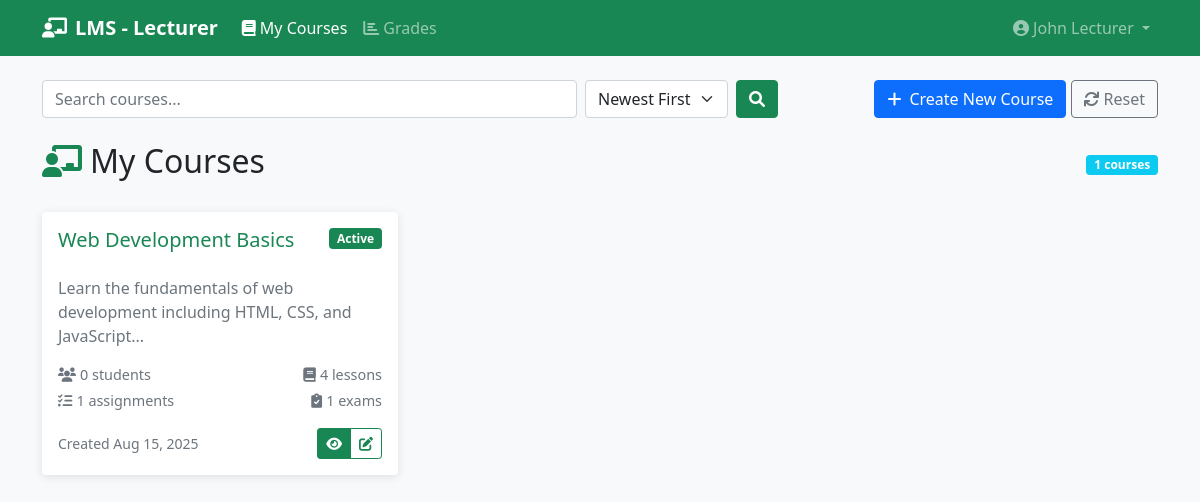
Page /lecturer/dashboard.php (signed in) on the committed database.
### tables this page shows
CREATE TABLE users (
    id INT AUTO_INCREMENT PRIMARY KEY,
    username VARCHAR(50) UNIQUE NOT NULL,
    email VARCHAR(100) UNIQUE NOT NULL,
    password VARCHAR(255) NOT NULL,
    full_name VARCHAR(100) NOT NULL,
    role ENUM('student', 'lecturer', 'admin') NOT NULL,
    avatar VARCHAR(255) DEFAULT 'default-avatar.png',
    created_at TIMESTAMP DEFAULT CURRENT_TIMESTAMP,
    updated_at TIMESTAMP DEFAULT CURRENT_TIMESTAMP ON UPDATE CURRENT_TIMESTAMP
);

CREATE TABLE courses (
    id INT AUTO_INCREMENT PRIMARY KEY,
    title VARCHAR(200) NOT NULL,
    description TEXT NOT NULL,
    lecturer_id INT NOT NULL,
    thumbnail VARCHAR(255) DEFAULT 'default-course.jpg',
    status ENUM('active', 'inactive') DEFAULT 'active',
    created_at TIMESTAMP DEFAULT CURRENT_TIMESTAMP,
    updated_at TIMESTAMP DEFAULT CURRENT_TIMESTAMP ON UPDATE CURRENT_TIMESTAMP,
    FOREIGN KEY (lecturer_id) REFERENCES users(id) ON DELETE CASCADE
);

### config/config.php (called while the page is built, shortened)
<?php
try {
    $pdo = new PDO("mysql:host=" . DB_HOST . ";dbname=" . DB_NAME, DB_USERNAME, DB_PASSWORD);
    $pdo->setAttribute(PDO::ATTR_ERRMODE, PDO::ERRMODE_EXCEPTION);
    $pdo->setAttribute(PDO::ATTR_DEFAULT_FETCH_MODE, PDO::FETCH_ASSOC);
} catch(PDOException $e) {
    die("Connection failed: " . $e->getMessage());
}
function isLoggedIn() {
    return isset($_SESSION['user_id']);
}
function getCurrentUser() {
    global $pdo;
    $stmt = $pdo->prepare("SELECT * FROM users WHERE id = ?");
    $stmt->execute([$_SESSION['user_id']]);
    return $stmt->fetch();
}
function formatDate($date) {
    return date('M d, Y', strtotime($date));
}
?>

### lecturer/dashboard.php (the view, shortened to what this page needs)
<?php
require_once '../config/config.php';
$user = getCurrentUser();
$stmt = $pdo->prepare("
    SELECT c.*,
           (SELECT COUNT(*) FROM enrollments WHERE course_id = c.id) as student_count,
           (SELECT COUNT(*) FROM materials WHERE course_id = c.id) as lesson_count,
           (SELECT COUNT(*) FROM materials WHERE course_id = c.id AND material_type = 'assignment') as assignment_count,
           (SELECT COUNT(*) FROM materials WHERE course_id = c.id AND material_type = 'exam') as exam_count
    FROM courses c
    WHERE c.lecturer_id = ?
    ORDER BY c.created_at DESC
");
$stmt->execute([$user['id']]);
$courses = $stmt->fetchAll();
$search = isset($_GET['search']) ? trim($_GET['search']) : '';
$sort = isset($_GET['sort']) ? $_GET['sort'] : 'newest';
?>
<!DOCTYPE html>
<html lang="en">
<head>
    <link href="https://cdn.jsdelivr.net/npm/bootstrap@5.1.3/dist/css/bootstrap.min.css" rel="stylesheet">
    <link href="https://cdnjs.cloudflare.com/ajax/libs/font-awesome/6.0.0/css/all.min.css" rel="stylesheet">
</head>
<body class="bg-light">
    <nav class="navbar navbar-expand-lg navbar-dark bg-success">
        <div class="container">
            <a class="navbar-brand" href="dashboard.php">
                <i class="fas fa-chalkboard-teacher me-2"></i>LMS - Lecturer
            </a>
            <div class="collapse navbar-collapse" id="navbarNav">
                <ul class="navbar-nav me-auto">
                    <li class="nav-item">
                        <a class="nav-link active" href="dashboard.php">
                            <i class="fas fa-book me-1"></i>My Courses
                        </a>
                    </li>
                    <li class="nav-item">
                        <a class="nav-link" href="grades.php">
                            <i class="fas fa-chart-bar me-1"></i>Grades
                        </a>
                    </li>
                </ul>
                <ul class="navbar-nav">
                    <li class="nav-item dropdown">
                        <a class="nav-link dropdown-toggle" href="#" id="navbarDropdown" role="button" data-bs-toggle="dropdown">
                            <i class="fas fa-user-circle me-1"></i><?php echo htmlspecialchars($user['full_name']); ?>
                        </a>
                    </li>
                </ul>
            </div>
        </div>
    </nav>
    <div class="container mt-4">
        <div class="row mb-4">
            <div class="col-md-8">
                <form method="GET" class="d-flex">
                    <input type="text" class="form-control me-2" name="search" placeholder="Search courses..." value="<?php echo htmlspecialchars($search); ?>">
                    <select name="sort" class="form-select me-2" style="width: auto;">
                        <option value="newest" <?php echo $sort === 'newest' ? 'selected' : ''; ?>>Newest First</option>
                    </select>
                    <button type="submit" class="btn btn-success">
                        <i class="fas fa-search"></i>
                    </button>
                </form>
            </div>
            <div class="col-md-4 text-end">
                <a href="create_course.php" class="btn btn-primary">
                    <i class="fas fa-plus me-2"></i>Create New Course
                </a>
                <a href="dashboard.php" class="btn btn-outline-secondary">
                    <i class="fas fa-refresh me-1"></i>Reset
                </a>
            </div>
        </div>
        <div class="d-flex justify-content-between align-items-center mb-4">
            <h2><i class="fas fa-chalkboard-teacher me-2 text-success"></i>My Courses</h2>
            <span class="badge bg-info"><?php echo count($courses); ?> courses</span>
        </div>
        <?php if (empty($courses)): ?>
            <div class="text-center py-5">
                <i class="fas fa-chalkboard-teacher fa-3x text-muted mb-3"></i>
                <h4 class="text-muted">No Courses Found</h4>
                <p class="text-muted">
                    <?php echo $search ? 'No courses match your search criteria.' : 'You havent created any courses yet.'; ?>
                </p>
                <?php if ($search): ?>
                    <a href="dashboard.php" class="btn btn-success">View All Courses</a>
                <?php else: ?>
                    <a href="create_course.php" class="btn btn-primary">
                        <i class="fas fa-plus me-2"></i>Create Your First Course
                    </a>
                <?php endif; ?>
            </div>
        <?php else: ?>
            <div class="row g-4">
                <?php foreach ($courses as $course): ?>
                    <div class="col-md-6 col-lg-4">
                        <div class="card course-card h-100">
                            <div class="card-body">
                                <div class="d-flex justify-content-between align-items-start mb-3">
                                    <h5 class="card-title text-success"><?php echo htmlspecialchars($course['title']); ?></h5>
                                    <span class="badge <?php echo $course['status'] === 'active' ? 'bg-success' : 'bg-secondary'; ?>">
                                        <?php echo ucfirst($course['status']); ?>
                                    </span>
                                </div>
                                <p class="card-text text-muted"><?php echo htmlspecialchars(substr($course['description'], 0, 100)); ?>...</p>
                                <div class="course-stats mb-3">
                                    <div class="d-flex justify-content-between">
                                        <span><i class="fas fa-users me-1"></i><?php echo $course['student_count']; ?> students</span>
                                        <span><i class="fas fa-book me-1"></i><?php echo $course['lesson_count']; ?> lessons</span>
                                    </div>
                                    <div class="d-flex justify-content-between mt-1">
                                        <span><i class="fas fa-tasks me-1"></i><?php echo $course['assignment_count']; ?> assignments</span>
                                        <span><i class="fas fa-clipboard-check me-1"></i><?php echo $course['exam_count']; ?> exams</span>
                                    </div>
                                </div>
                                <div class="d-flex justify-content-between align-items-center">
                                    <small class="text-muted">Created <?php echo formatDate($course['created_at']); ?></small>
                                    <div class="btn-group">
                                        <a href="course_details.php?id=<?php echo $course['id']; ?>" class="btn btn-success btn-sm">
                                            <i class="fas fa-eye"></i>
                                        </a>
                                        <a href="edit_course.php?id=<?php echo $course['id']; ?>" class="btn btn-outline-success btn-sm">
                                            <i class="fas fa-edit"></i>
                                        </a>
                                    </div>
                                </div>
                            </div>
                        </div>
                    </div>
                <?php endforeach; ?>
            </div>
        <?php endif; ?>
    </div>
</body>
</html>

### lecturer/dashboard.php (style rules this page uses)
.course-card { transition: transform 0.3s, box-shadow 0.3s; border: none; box-shadow: 0 2px 10px rgba(0,0,0,0.1); }
.navbar-brand { font-weight: bold; }
.course-stats { font-size: 0.9rem; color: #6c757d; }

### rows in the picture
users: full_name "John Lecturer"
courses: title "Web Development Basics", status "Active", description "Learn the fundamentals of web development including HTML, CSS, and JavaScript", student_count "0", lesson_count "4", assignment_count "1", exam_count "1", created_at "Aug 15, 2025"

### other values in the picture
count($courses) "1"
